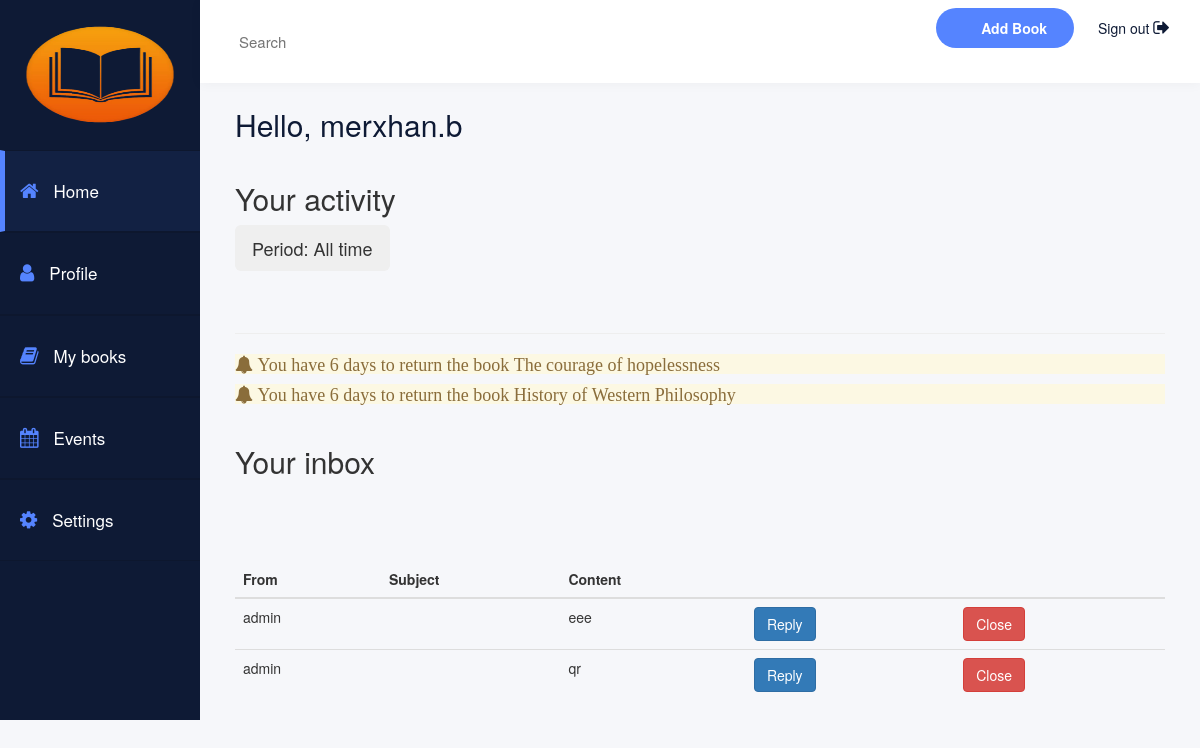
Before: /library/dashboard (signed in) with the older database file.
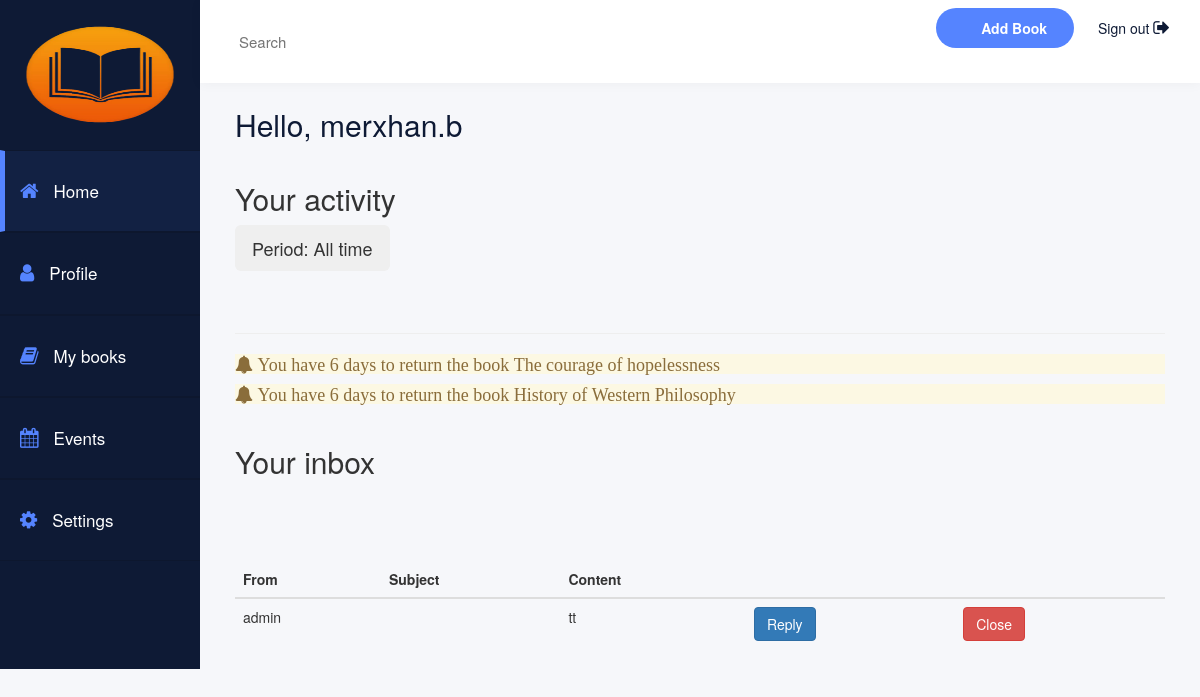
After: the same page with the newer database file.
### app/models.py (models this page shows, shortened)
class alert(models.Model):
    user = models.ForeignKey(User, on_delete=models.CASCADE)
    content = models.CharField(max_length=300)
    is_read = models.BooleanField(default=False)
    subject = models.CharField(max_length=100,default=" ")

### app/views.py (the view)
# urls.py: path('dashboard', views.dashboard, name="dashboard"),
def dashboard(request):
    user = User.objects.filter(username=request.session.get('username')).first()
    if user.is_admin:
        return redirect('admin')
    result = Borrow.objects.filter(user=user)
    messages = []
    for r in result:
        book = Book.objects.filter(id=r.book_id).first()
        return_date = r.date + timedelta(days=20)
        diff = return_date.day - datetime.datetime.now().day
        if diff >= 0:
            message = {
                'message': "You have " + str(diff) + " days to return the book " + book.title,
                'type': 1
            }
            messages.append(message)
        else:
            message = {
                'message': "You have succesfully read the book " + book.title,
                'type': 2
            }
            messages.append(message)
    admin_messages = alert.objects.filter(user=user, is_read=False).all()
    events = Event.objects.filter(ended=False).all()
    my_events=[]
    for e in events:
        if datetime.datetime.now().day - e.date.day >= 0:
            e.ended = 1
        else:
            my_events.append(e)
    context = {
        'messages': messages,
        'user': user,
        'admin_messages': admin_messages,
        'events':my_events,
    }
    return render(request, 'base.html', context=context)

### app/templates/base.html (shortened to what this page needs)
{% extends 'dashboard.html' %}
{% block content %}
        <h2>Your activity</h2>
        <div class="btn-group">
            <button class="btn btn-secondary btn-lg" type="button" data-toggle="dropdown" aria-haspopup="true" aria-expanded="false">
                <span>Period:</span> All time
            </button>
        </div>
        <hr>
            {% for m in messages %}
                {% if m.type == 1 %}
                <h4 class="alert-warning">
                        <i class="fa fa-bell"> {{m.message}}</i>
                </h4>
                {% else %}
                    <h4 class="alert-info">
                      <i class="fa fa-check"> {{m.message}}</i>
                    </h4>
                {% endif %}
            {% endfor %}
        <h2>Your inbox</h2>
        {% if admin_messages %}
         <table class="table">
             <thead class="thead">
             <tr>
                 <th scope="col">From</th>
                 <th scope="col">Subject</th>
                 <th scope="col">Content</th>
                 <th scope="col"></th>
                 <th scope="col"></th>
             </tr>
             </thead>
             <tbody>
             {% for m in admin_messages %}
             <tr>
                 <td>admin</td>
                 <td>{{m.subject}}</td>
                 <td>{{m.content}}</td>
                 <td>
                     <a href="{% url 'reply' m.id %}" class="btn btn-primary">Reply</a>
                 </td>
                 <td>
                     <a href="{% url 'close' m.id %}" class="btn btn-danger">Close</a>
                 </td>
             </tr>
             {% endfor %}
             </tbody>
         </table>
        {% else %}
            <p class="alert alert-info"><i class="fa fa-inbox fa-1x"></i>
                <span style="font-size:15px;">You're all up to date</span>
            </p>
        {% endif %}
    </div>
{% endblock %}

Changed rows visible on the page:
no longer on this page (row edited): alert: content "eee"
no longer on this page (row edited): alert: content "qr"
added alert: content "tt"
